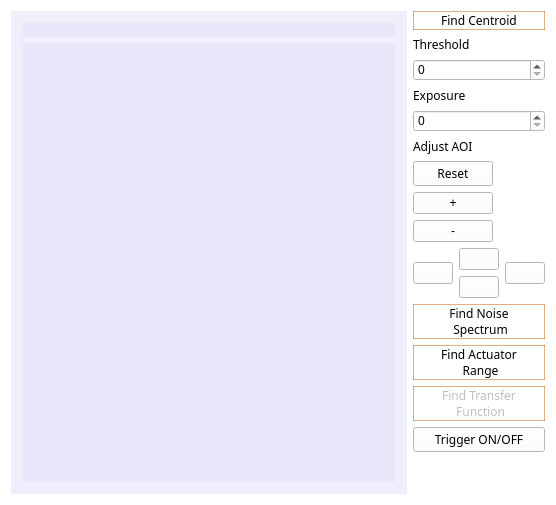
<?xml version="1.0" encoding="UTF-8"?>
<ui version="4.0">
 <class>feedback_cam</class>
 <widget class="QDockWidget" name="feedback_cam">
  <property name="geometry">
   <rect>
    <x>0</x>
    <y>0</y>
    <width>556</width>
    <height>505</height>
   </rect>
  </property>
  <property name="styleSheet">
   <string notr="true">background-color: rgb(255, 255, 255);</string>
  </property>
  <property name="floating">
   <bool>true</bool>
  </property>
  <property name="allowedAreas">
   <set>Qt::NoDockWidgetArea</set>
  </property>
  <property name="windowTitle">
   <string>Feedback Camera</string>
  </property>
  <widget class="QWidget" name="widget">
   <layout class="QGridLayout" name="gridLayout_3">
    <item row="0" column="0" rowspan="3">
     <widget class="QScrollArea" name="scrollArea">
      <property name="styleSheet">
       <string notr="true">background-color: rgba(0, 0, 200, 8);</string>
      </property>
      <property name="widgetResizable">
       <bool>true</bool>
      </property>
      <widget class="QWidget" name="scrollAreaWidgetContents">
       <property name="geometry">
        <rect>
         <x>0</x>
         <y>0</y>
         <width>418</width>
         <height>463</height>
        </rect>
       </property>
       <layout class="QGridLayout" name="gridLayout">
        <item row="1" column="0">
         <widget class="imageviewer" name="imageLabel" native="true">
          <property name="styleSheet">
           <string notr="true"/>
          </property>
         </widget>
        </item>
        <item row="0" column="0">
         <widget class="QLabel" name="streamLabel">
          <property name="sizePolicy">
           <sizepolicy hsizetype="Minimum" vsizetype="Fixed">
            <horstretch>0</horstretch>
            <verstretch>0</verstretch>
           </sizepolicy>
          </property>
          <property name="text">
           <string/>
          </property>
         </widget>
        </item>
       </layout>
      </widget>
     </widget>
    </item>
    <item row="0" column="1">
     <layout class="QVBoxLayout" name="verticalLayout">
      <property name="sizeConstraint">
       <enum>QLayout::SetMinimumSize</enum>
      </property>
      <item>
       <widget class="QPushButton" name="findCentroidButton">
        <property name="sizePolicy">
         <sizepolicy hsizetype="Minimum" vsizetype="Fixed">
          <horstretch>0</horstretch>
          <verstretch>0</verstretch>
         </sizepolicy>
        </property>
        <property name="font">
         <font>
          <family>Source Code Pro</family>
         </font>
        </property>
        <property name="styleSheet">
         <string notr="true">QPushButton{
border-style: solid;
border-color: rgba(200,100,0,130);
border-width: 1px;
}

QPushButton::pressed{
background-color: rgba(200, 100, 0,20);
border-style: inset;


}</string>
        </property>
        <property name="text">
         <string>Find Centroid</string>
        </property>
       </widget>
      </item>
      <item>
       <widget class="QLabel" name="label_2">
        <property name="sizePolicy">
         <sizepolicy hsizetype="Fixed" vsizetype="Fixed">
          <horstretch>0</horstretch>
          <verstretch>0</verstretch>
         </sizepolicy>
        </property>
        <property name="font">
         <font>
          <family>Source Code Pro</family>
         </font>
        </property>
        <property name="text">
         <string>Threshold</string>
        </property>
       </widget>
      </item>
      <item>
       <widget class="QSpinBox" name="thresholdBox">
        <property name="sizePolicy">
         <sizepolicy hsizetype="Minimum" vsizetype="Fixed">
          <horstretch>0</horstretch>
          <verstretch>0</verstretch>
         </sizepolicy>
        </property>
        <property name="maximum">
         <number>255</number>
        </property>
       </widget>
      </item>
      <item>
       <widget class="QLabel" name="label_3">
        <property name="font">
         <font>
          <family>Source Code Pro</family>
         </font>
        </property>
        <property name="text">
         <string>Exposure</string>
        </property>
       </widget>
      </item>
      <item>
       <widget class="QSpinBox" name="exposureBox">
        <property name="sizePolicy">
         <sizepolicy hsizetype="Minimum" vsizetype="Fixed">
          <horstretch>0</horstretch>
          <verstretch>0</verstretch>
         </sizepolicy>
        </property>
       </widget>
      </item>
      <item>
       <widget class="QLabel" name="label">
        <property name="sizePolicy">
         <sizepolicy hsizetype="Fixed" vsizetype="Fixed">
          <horstretch>0</horstretch>
          <verstretch>0</verstretch>
         </sizepolicy>
        </property>
        <property name="font">
         <font>
          <family>Source Code Pro</family>
         </font>
        </property>
        <property name="text">
         <string>Adjust AOI</string>
        </property>
       </widget>
      </item>
      <item>
       <widget class="QPushButton" name="resetButton">
        <property name="sizePolicy">
         <sizepolicy hsizetype="Fixed" vsizetype="Fixed">
          <horstretch>0</horstretch>
          <verstretch>0</verstretch>
         </sizepolicy>
        </property>
        <property name="font">
         <font>
          <family>Source Code Pro</family>
         </font>
        </property>
        <property name="text">
         <string>Reset</string>
        </property>
       </widget>
      </item>
      <item>
       <widget class="QPushButton" name="zoomInButton">
        <property name="sizePolicy">
         <sizepolicy hsizetype="Fixed" vsizetype="Fixed">
          <horstretch>0</horstretch>
          <verstretch>0</verstretch>
         </sizepolicy>
        </property>
        <property name="text">
         <string>+</string>
        </property>
       </widget>
      </item>
      <item>
       <widget class="QPushButton" name="zoomOutButton">
        <property name="sizePolicy">
         <sizepolicy hsizetype="Fixed" vsizetype="Fixed">
          <horstretch>0</horstretch>
          <verstretch>0</verstretch>
         </sizepolicy>
        </property>
        <property name="text">
         <string>-</string>
        </property>
       </widget>
      </item>
      <item>
       <layout class="QGridLayout" name="gridLayout_2">
        <property name="sizeConstraint">
         <enum>QLayout::SetFixedSize</enum>
        </property>
        <item row="0" column="0" rowspan="2">
         <widget class="QPushButton" name="leftButton">
          <property name="sizePolicy">
           <sizepolicy hsizetype="Fixed" vsizetype="Fixed">
            <horstretch>0</horstretch>
            <verstretch>0</verstretch>
           </sizepolicy>
          </property>
          <property name="text">
           <string/>
          </property>
         </widget>
        </item>
        <item row="0" column="1">
         <widget class="QPushButton" name="upButton">
          <property name="sizePolicy">
           <sizepolicy hsizetype="Fixed" vsizetype="Fixed">
            <horstretch>0</horstretch>
            <verstretch>0</verstretch>
           </sizepolicy>
          </property>
          <property name="styleSheet">
           <string notr="true"/>
          </property>
          <property name="text">
           <string/>
          </property>
         </widget>
        </item>
        <item row="0" column="2" rowspan="2">
         <widget class="QPushButton" name="rightButton">
          <property name="sizePolicy">
           <sizepolicy hsizetype="Fixed" vsizetype="Fixed">
            <horstretch>0</horstretch>
            <verstretch>0</verstretch>
           </sizepolicy>
          </property>
          <property name="text">
           <string/>
          </property>
         </widget>
        </item>
        <item row="1" column="1">
         <widget class="QPushButton" name="downButton">
          <property name="sizePolicy">
           <sizepolicy hsizetype="Fixed" vsizetype="Fixed">
            <horstretch>0</horstretch>
            <verstretch>0</verstretch>
           </sizepolicy>
          </property>
          <property name="text">
           <string/>
          </property>
         </widget>
        </item>
       </layout>
      </item>
      <item>
       <widget class="QPushButton" name="noiseSpectrumButton">
        <property name="sizePolicy">
         <sizepolicy hsizetype="Minimum" vsizetype="Fixed">
          <horstretch>0</horstretch>
          <verstretch>0</verstretch>
         </sizepolicy>
        </property>
        <property name="font">
         <font>
          <family>Source Code Pro</family>
         </font>
        </property>
        <property name="styleSheet">
         <string notr="true">QPushButton{
border-style: solid;
border-color: rgba(200,100,0,130);
border-width: 1px;
}

QPushButton::pressed{
background-color: rgba(200, 100, 0,20);
border-style: inset;


}</string>
        </property>
        <property name="text">
         <string>Find Noise 
 Spectrum</string>
        </property>
       </widget>
      </item>
      <item>
       <widget class="QPushButton" name="actuatorRangeButton">
        <property name="sizePolicy">
         <sizepolicy hsizetype="Minimum" vsizetype="Fixed">
          <horstretch>0</horstretch>
          <verstretch>0</verstretch>
         </sizepolicy>
        </property>
        <property name="font">
         <font>
          <family>Source Code Pro</family>
         </font>
        </property>
        <property name="styleSheet">
         <string notr="true">QPushButton{
border-style: solid;
border-color: rgba(200,100,0,130);
border-width: 1px;
}

QPushButton::pressed{
background-color: rgba(200, 100, 0,20);
border-style: inset;


}</string>
        </property>
        <property name="text">
         <string>Find Actuator 
 Range</string>
        </property>
       </widget>
      </item>
      <item>
       <widget class="QPushButton" name="transferFunctionButton">
        <property name="enabled">
         <bool>false</bool>
        </property>
        <property name="sizePolicy">
         <sizepolicy hsizetype="Minimum" vsizetype="Fixed">
          <horstretch>0</horstretch>
          <verstretch>0</verstretch>
         </sizepolicy>
        </property>
        <property name="font">
         <font>
          <family>Source Code Pro</family>
         </font>
        </property>
        <property name="styleSheet">
         <string notr="true">QPushButton{
border-style: solid;
border-color: rgba(200,100,0,130);
border-width: 1px;
}

QPushButton::pressed{
background-color: rgba(200, 100, 0,20);
border-style: inset;


}</string>
        </property>
        <property name="text">
         <string>Find Transfer 
 Function</string>
        </property>
       </widget>
      </item>
     </layout>
    </item>
    <item row="2" column="1">
     <spacer name="verticalSpacer">
      <property name="orientation">
       <enum>Qt::Vertical</enum>
      </property>
      <property name="sizeHint" stdset="0">
       <size>
        <width>20</width>
        <height>61</height>
       </size>
      </property>
     </spacer>
    </item>
    <item row="1" column="1">
     <widget class="QPushButton" name="triggerButton">
      <property name="font">
       <font>
        <family>Source Code Pro</family>
       </font>
      </property>
      <property name="text">
       <string>Trigger ON/OFF</string>
      </property>
      <property name="checkable">
       <bool>true</bool>
      </property>
     </widget>
    </item>
   </layout>
  </widget>
 </widget>
 <layoutdefault spacing="6" margin="11"/>
 <customwidgets>
  <customwidget>
   <class>imageviewer</class>
   <extends>QWidget</extends>
   <header>imageviewer.h</header>
   <container>1</container>
  </customwidget>
 </customwidgets>
 <resources/>
 <connections/>
</ui>
